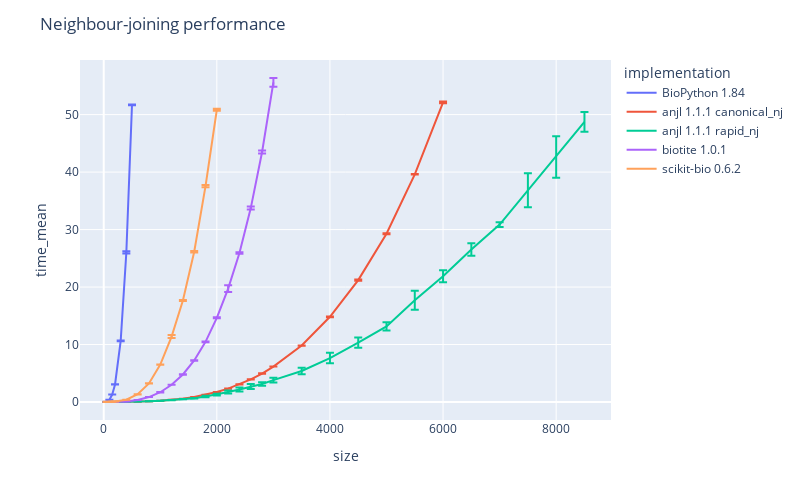

This figure's notebook cell:
### Markdown cell above
Neighbour-joining trees (NJT) are a useful tool for exploratory analysis of genetic population structure, which I've [written about recently](https://alimanfoo.github.io/2024/09/05/kenya-coluzzii-njt.html). Previously I've used [biotite](https://www.biotite-python.org/latest/index.html) to compute NJT for hundreds of individuals, but recently I was trying to build some bigger trees with thousands of individuals and things started to take a long time to run. I then learned of course that the canonical neighbour-joining algorithm is $O(n^3)$ meaning that speed of computation scales with the number of samples cubed. This happens because neighbour-joining is an iterative algorithm, where each iteration involves searching a distance matrix for the pair of nearest neighbours.

## Canonical algorithm

I spent some time looking at the biotite implementation which uses the canonical algorithm that fully searches the distance matrix at each iteration and is written in Cython. I saw a few opportunities to make the implementation more efficient by avoiding some unnecessary work. After a bit of prototyping I was fairly confident I could do an implementation of the canonical neighbour-joining algorithm using [numba](https://numba.pydata.org/) that was pretty fast. After a bit more tuning I managed to get around a 10x speedup over biotite. E.g., for a dataset of 3000 individuals, biotite took ~55s and my implementation took ~6s. I decided this was worth packaging and so created a [new Python packaged called "anjl"](https://alimanfoo.github.io/anjl/) which stands for "A neighbour-joining library".

### Code cell
import pandas as pd
import plotly.express as px

df_results = pd.read_csv("results.csv")

df_plot = (
    df_results
    .groupby(["implementation", "size"])
    .agg(
        time_mean=("time", "mean"),
        time_std=("time", "std"),
    )
    .reset_index()
)

fig = px.line(
    df_plot,
    x="size",
    y="time_mean",
    error_y="time_std",
    width=800,
    height=500,
    color="implementation",
)
fig.update_layout(
    title="Neighbour-joining performance",
)
fig

### Figure 1 — Plotly figure (JSON) as saved in the notebook; plotly's stock layout.template omitted (floating-point values rounded to 4 significant figures)
{"data": [{"error_y": {"array": [0.002342, 0.004095, 0.007318, 0.02174, 0.05007, 0.1992, 0.0656]}, "hovertemplate": "implementation=BioPython 1.84<br>size=%{x}<br>time_mean=%{y}<extra></extra>", "legendgroup": "BioPython 1.84", "line": {"color": "#636efa", "dash": "solid"}, "marker": {"symbol": "circle"}, "mode": "lines", "name": "BioPython 1.84", "orientation": "v", "showlegend": true, "type": "scatter", "x": [50, 100, 150, 200, 300, 400, 500], "xaxis": "x", "y": [0.05434, 0.398, 1.303, 3.045, 10.63, 26.02, 51.7], "yaxis": "y"}, {"error_y": {"array": [2.093e-05, 0.0001677, 0.0004758, 0.0001524, 0.0001727, 0.003009, 0.0007297, 0.001155, 0.02145, 0.003282, 0.00358, 0.004912, 0.01148, 0.01066, 0.01189, 0.01705, 0.04908, 0.005012, 0.02459, 0.06078, 0.09976, 0.08597, 0.04842, 0.154]}, "hovertemplate": "implementation=anjl 1.1.1 canonical_nj<br>size=%{x}<br>time_mean=%{y}<extra></extra>", "legendgroup": "anjl 1.1.1 canonical_nj", "line": {"color": "#EF553B", "dash": "solid"}, "marker": {"symbol": "circle"}, "mode": "lines", "name": "anjl 1.1.1 canonical_nj", "orientation": "v", "showlegend": true, "type": "scatter", "x": [50, 100, 150, 200, 400, 600, 800, 1000, 1200, 1400, 1600, 1800, 2000, 2200, 2400, 2600, 2800, 3000, 3500, 4000, 4500, 5000, 5500, 6000], "xaxis": "x", "y": [0.0001506, 0.0005741, 0.001796, 0.002787, 0.01621, 0.05111, 0.111, 0.2114, 0.3756, 0.5742, 0.86, 1.253, 1.748, 2.332, 3.066, 3.934, 4.949, 6.166, 9.826, 14.82, 21.21, 29.27, 39.61, 52.15], "yaxis": "y"}, {"error_y": {"array": [0.0001382, 8.088e-05, 0.0001576, 0.001049, 0.002808, 0.003542, 0.009489, 0.01243, 0.01486, 0.02856, 0.0409, 0.1283, 0.1516, 0.2716, 0.3503, 0.4285, 0.305, 0.4165, 0.5724, 0.9116, 0.8898, 0.7126, 1.655, 1.035, 1.078, 0.4155, 2.955, 3.602, 1.71]}, "hovertemplate": "implementation=anjl 1.1.1 rapid_nj<br>size=%{x}<br>time_mean=%{y}<extra></extra>", "legendgroup": "anjl 1.1.1 rapid_nj", "line": {"color": "#00cc96", "dash": "solid"}, "marker": {"symbol": "circle"}, "mode": "lines", "name": "anjl 1.1.1 rapid_nj", "orientation": "v", "showlegend": true, "type": "scatter", "x": [50, 100, 150, 200, 400, 600, 800, 1000, 1200, 1400, 1600, 1800, 2000, 2200, 2400, 2600, 2800, 3000, 3500, 4000, 4500, 5000, 5500, 6000, 6500, 7000, 7500, 8000, 8500], "xaxis": "x", "y": [0.0005791, 0.001542, 0.003126, 0.006106, 0.02784, 0.07016, 0.1289, 0.2101, 0.3286, 0.5045, 0.6714, 0.9494, 1.283, 1.743, 2.168, 2.699, 3.133, 3.802, 5.396, 7.64, 10.31, 13.16, 17.7, 21.88, 26.52, 30.87, 36.82, 42.62, 48.74], "yaxis": "y"}, {"error_y": {"array": [6.332e-05, 8.631e-05, 0.0006129, 0.001165, 0.004184, 0.009431, 0.003699, 0.03309, 0.01035, 0.02409, 0.03979, 0.08084, 0.07867, 0.5758, 0.1329, 0.2594, 0.2515, 0.7676]}, "hovertemplate": "implementation=biotite 1.0.1<br>size=%{x}<br>time_mean=%{y}<extra></extra>", "legendgroup": "biotite 1.0.1", "line": {"color": "#ab63fa", "dash": "solid"}, "marker": {"symbol": "circle"}, "mode": "lines", "name": "biotite 1.0.1", "orientation": "v", "showlegend": true, "type": "scatter", "x": [50, 100, 150, 200, 400, 600, 800, 1000, 1200, 1400, 1600, 1800, 2000, 2200, 2400, 2600, 2800, 3000], "xaxis": "x", "y": [0.0006151, 0.001988, 0.005505, 0.013, 0.09611, 0.3514, 0.8578, 1.698, 3.008, 4.784, 7.237, 10.46, 14.65, 19.74, 25.93, 33.74, 43.5, 55.6], "yaxis": "y"}, {"error_y": {"array": [0.009485, 0.0009209, 0.004008, 0.001667, 0.002779, 0.01896, 0.01561, 0.0186, 0.2518, 0.07639, 0.1221, 0.1979, 0.1727]}, "hovertemplate": "implementation=scikit-bio 0.6.2<br>size=%{x}<br>time_mean=%{y}<extra></extra>", "legendgroup": "scikit-bio 0.6.2", "line": {"color": "#FFA15A", "dash": "solid"}, "marker": {"symbol": "circle"}, "mode": "lines", "name": "scikit-bio 0.6.2", "orientation": "v", "showlegend": true, "type": "scatter", "x": [50, 100, 150, 200, 400, 600, 800, 1000, 1200, 1400, 1600, 1800, 2000], "xaxis": "x", "y": [0.0187, 0.03048, 0.05869, 0.09025, 0.3975, 1.344, 3.233, 6.511, 11.38, 17.66, 26.15, 37.56, 50.85], "yaxis": "y"}], "layout": {"height": 500, "legend": {"title": {"text": "implementation"}, "tracegroupgap": 0}, "margin": {"t": 60}, "title": {"text": "Neighbour-joining performance"}, "width": 800, "xaxis": {"anchor": "y", "autorange": true, "domain": [0, 1], "range": [-419.4, 8969.0], "title": {"text": "size"}, "type": "linear"}, "yaxis": {"anchor": "x", "autorange": true, "domain": [0, 1], "range": [-3.132, 59.5], "title": {"text": "time_mean"}, "type": "linear"}}}
